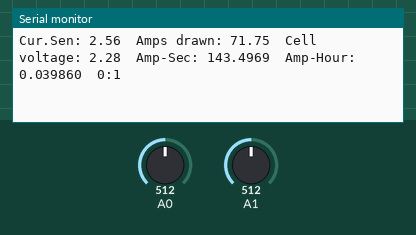
The sketch below on a simulated Arduino Uno, built with avr-gcc and run on an emulated ATmega328P. Parts: the last lines printed to the serial monitor. Inputs (shaded band) come from the test bench; at power-on: A0 = 512, A1 = 512.

Above: at 1.8 s.
1.9 s: A0 set to 716
At 2.8 s:
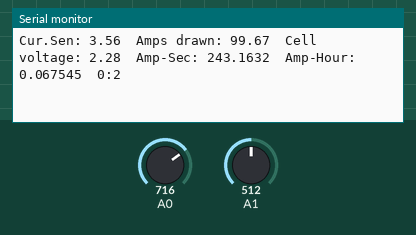
3.4 s: A1 set to 716
At 4.7 s:
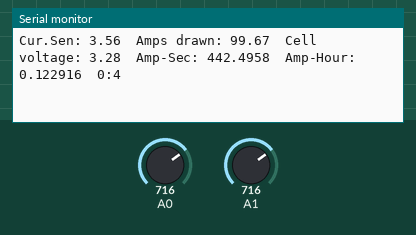
4.9 s: A0 set to 900
At 6.0 s:
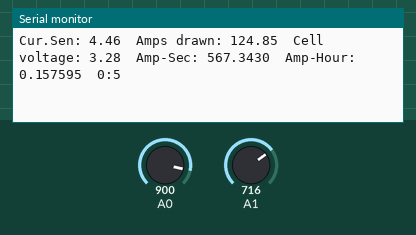
6.4 s: A1 set to 900
At 8.0 s:
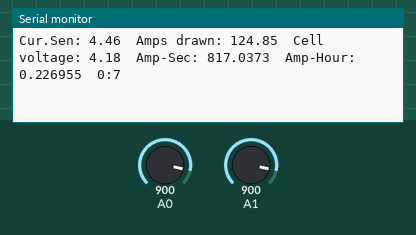
Timing chart, 0 to 8.9 s (numbered marks = the images above; inputs shaded):
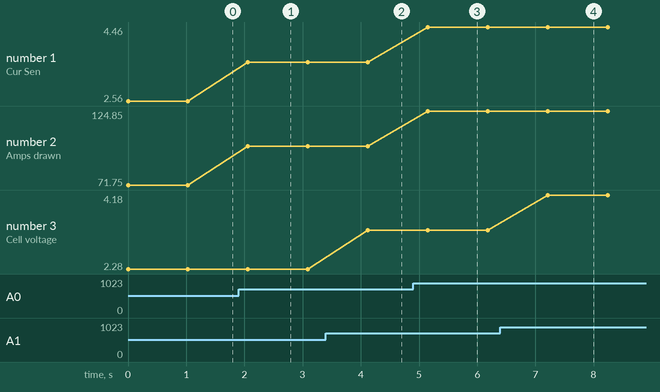

Measured:
- after the input at 1.9 s, the serial monitor: prints a new line after 0.16 s (image 1)
- after the input at 3.4 s, the serial monitor: prints a new line after 0.72 s (image 2)
- after the input at 4.9 s, the serial monitor: prints a new line after 0.25 s (image 3)
- after the input at 6.4 s, the serial monitor: prints a new line after 0.81 s (image 4)
- plotted number 1: 2.56 → 3.56 after the input at 1.9 s, 3.56 → 4.46 after the input at 4.9 s
- plotted number 2: 71.75 → 99.67 after the input at 1.9 s, 99.67 → 124.85 after the input at 4.9 s
- plotted number 3: 2.28 → 3.28 after the input at 3.4 s, 3.28 → 4.18 after the input at 6.4 s

The sketch:

Lem_arduino.ino
```cpp
/***
  ----------------------------- |
  Analog Value  Current reading |
  ------------ | -------------- |
  0.49-0.52    |    13.5-14.0   |
  1.01-1.10    |    27.8-28.0   |
  ------------------------------|
**/

long day = 86400000; // 86400000 milliseconds in a day
long hour = 3600000; // 3600000 milliseconds in an hour
long minute = 60000; // 60000 milliseconds in a minute
long second =  1000; // 1000 milliseconds in a second

double totalamps, ampSec, ampHour;


// the setup routine runs once when you press reset:
void setup() {
  // initialize serial communication at 9600 bits per second:
  ampSec = 0.0;
  ampHour = 0.0;
  Serial.begin(9600);
}

// the loop routine runs over and over again forever:
void loop() {
  long timeNow = millis(); // start grabbing the time
  int seconds = (((timeNow % day) % hour) % minute) / second;
  int minutes = ((timeNow % day) % hour) / minute ;
  int hours = (timeNow % day) / hour;
  int days = timeNow / day ;

  float curSen = readcellvoltage(14); // current sensor reading, LEM connected to A0
  float cell = readcellvoltage(15); // cell voltage reading, Lifepo4 cell connected to A1
  // Calibration as per multimeter values
  float offSet = 0.06;
  cell = cell - 0.22;
  curSen = curSen + offSet;

  // calibration as per clampmeter current values
  float amps = curSen * 28; // calibration may vary as per your conditions

  totalamps += amps;
  ampSec = totalamps;
  ampHour = totalamps / 3600;

  Serial.print("Cur.Sen: ");
  Serial.print(curSen);
  Serial.print("\t");
  Serial.print("Amps drawn: ");
  Serial.print(amps);
  Serial.print("\t");
  Serial.print("Cell voltage: ");
  Serial.print(cell);
  Serial.print("\t");
  Serial.print("Amp-Sec: ");
  Serial.print(ampSec, 4);
  Serial.print("\t");
  Serial.print("Amp-Hour: ");
  Serial.print(ampHour, 6);
  Serial.print("\t");
  Serial.print(minutes);
  Serial.print(":");
  Serial.print(seconds);
  Serial.println();

  delay(1000);
}
float readcellvoltage(int a)
{
  float readVoltage = analogRead(a);
  float val = (readVoltage * 5 ) / 1023; // 0-1023 TO 0-5v
  return val;
}
```
